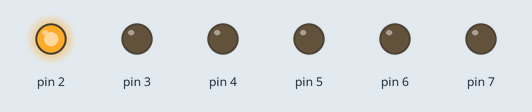
Bench run of a sketch on a simulated Arduino Uno, built with avr-gcc and run on an emulated ATmega328P. Parts: output pins drawn as LEDs (lit = HIGH).

Above: at 0.05 s.
At 0.35 s:
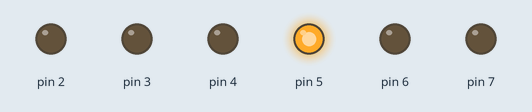
At 0.95 s:
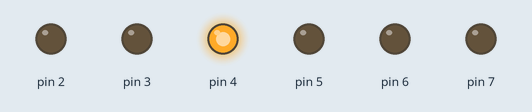
At 1.35 s:
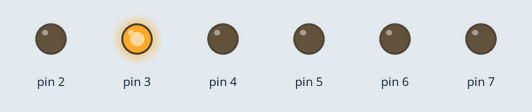
At 1.8 s:
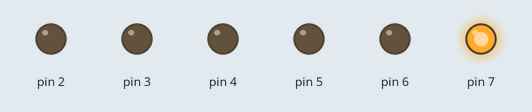
At 2.85 s:
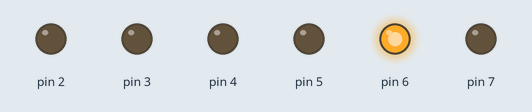
Timing chart, 0 to 3.1 s (numbered marks = the images above):
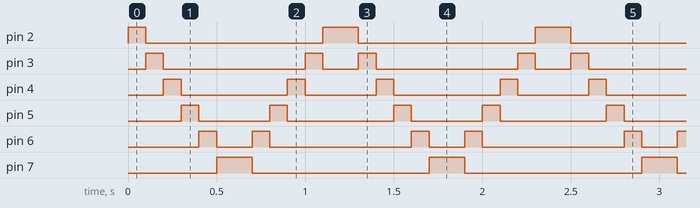

Measured:
- by itself, pin 2: repeats every 1.2 s: LOW 1.0 s, HIGH 0.20 s
- by itself, pin 3: repeats every 1.2 s: LOW 0.80 s, HIGH 0.10 s, LOW 0.20 s, HIGH 0.10 s
- by itself, pin 4: repeats every 1.2 s: LOW 0.60 s, HIGH 0.10 s, LOW 0.40 s, HIGH 0.10 s
- by itself, pin 5: repeats every 1.2 s: LOW 0.40 s, HIGH 0.10 s, LOW 0.60 s, HIGH 0.10 s
- by itself, pin 6: repeats every 1.2 s: LOW 0.20 s, HIGH 0.10 s, LOW 0.80 s, HIGH 0.10 s
- by itself, pin 7: alternates HIGH for 0.20 s and LOW for 1.0 s

The sketch:

05_KaraSimsek.ino
```cpp
/*
  Kara Şimşek

  For () döngüsünün kullanımını gösterir.
  Ardışık olarak birden fazla LED'i yakar ve ardından tersine yanar.
 */

int hiz = 100;       // Sayı ne kadar yüksek olursa, zamanlama o kadar yavaş olur.

void setup() {
  // her pini çıkış olarak başlatmak için bir for döngüsü kullanalım:
  for (int led = 2; led < 8; led++) {
    pinMode(led, OUTPUT);
  }
}

void loop() {
  // En düşük numaralı pinden en yükseğe kadar olan döngü:

  for (int i = 2; i < 8; i++) {
    digitalWrite(i, HIGH);  // pini açar
    delay(hiz);
    digitalWrite(i, LOW);   // pini kapar
  }

  // En yüksek numaralı pinden en düşüğe kadar olan döngü:

  for (int k = 7; k >= 2; k--) {
    digitalWrite(k, HIGH); // pini açar
    delay(hiz);
    digitalWrite(k, LOW); // pini kapar
  }
}
// Hızı değiştirip sonuçları görelim.
// Kalp atışına benzer bi görüntü için ne yapabiliriz.
```
